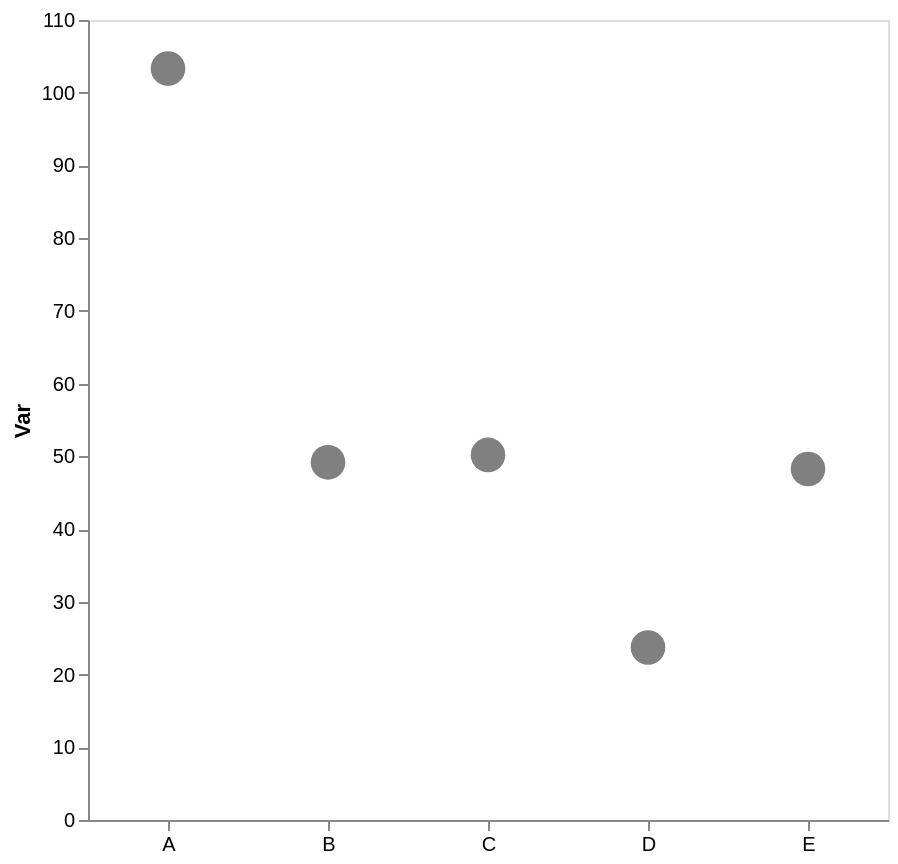

Write the Vega-Lite specification saved for this chart.
### Vega-Lite specification from a JSON file in a GitHub repository (floating-point values rounded to 4 significant figures)
{"config": {"view": {"continuousWidth": 300, "continuousHeight": 300}, "axis": {"grid": false}, "bar": {"color": "gray"}}, "data": {"name": "data-b11eb481f3a58e00ff4122b3fe460cb0"}, "mark": {"type": "point", "color": "gray", "filled": true, "size": 300}, "encoding": {"x": {"axis": {"labelAngle": 0, "title": null}, "field": "cat", "type": "nominal"}, "y": {"aggregate": "mean", "axis": {"title": "Var"}, "field": "var1", "type": "quantitative"}}, "height": 400, "width": 400, "$schema": "https://vega.github.io/schema/vega-lite/v5.17.0.json", "datasets": {"data-b11eb481f3a58e00ff4122b3fe460cb0": [{"cat": "D", "var1": 22.96, "var2": 56.05}, {"cat": "C", "var1": 51.78, "var2": 44.9}, {"cat": "A", "var1": 112.3, "var2": 39.22}, {"cat": "C", "var1": 39.68, "var2": 56.49}, {"cat": "E", "var1": 56.63, "var2": 55.47}, {"cat": "E", "var1": 44.94, "var2": 46.23}, {"cat": "E", "var1": 43.22, "var2": 39.3}, {"cat": "A", "var1": 112.1, "var2": 50.44}, {"cat": "B", "var1": 49.18, "var2": 51.54}, {"cat": "D", "var1": 24.49, "var2": 39.98}, {"cat": "A", "var1": 85.55, "var2": 51.97}, {"cat": "C", "var1": 59.14, "var2": 45.03}]}}
